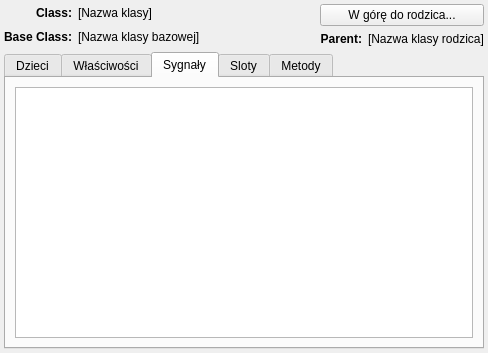
<?xml version="1.0" encoding="UTF-8"?>
<ui version="4.0">
 <class>qobjectbrowser</class>
 <widget class="QWidget" name="qobjectbrowser">
  <property name="geometry">
   <rect>
    <x>0</x>
    <y>0</y>
    <width>488</width>
    <height>353</height>
   </rect>
  </property>
  <property name="windowTitle">
   <string>Przeglądarka obiektów</string>
  </property>
  <layout class="QVBoxLayout">
   <property name="spacing">
    <number>2</number>
   </property>
   <property name="margin">
    <number>4</number>
   </property>
   <item>
    <layout class="QVBoxLayout">
     <property name="spacing">
      <number>6</number>
     </property>
     <property name="margin">
      <number>0</number>
     </property>
     <item>
      <layout class="QHBoxLayout">
       <property name="spacing">
        <number>6</number>
       </property>
       <property name="margin">
        <number>0</number>
       </property>
       <item>
        <layout class="QVBoxLayout">
         <property name="spacing">
          <number>6</number>
         </property>
         <property name="margin">
          <number>0</number>
         </property>
         <item>
          <widget class="QLabel" name="label_2">
           <property name="text">
            <string>&lt;b&gt;Class:&lt;/b&gt;</string>
           </property>
           <property name="alignment">
            <set>Qt::AlignRight|Qt::AlignTrailing|Qt::AlignVCenter</set>
           </property>
          </widget>
         </item>
         <item>
          <widget class="QLabel" name="label_3">
           <property name="text">
            <string>&lt;b&gt;Base Class:&lt;/b&gt;</string>
           </property>
           <property name="alignment">
            <set>Qt::AlignRight|Qt::AlignTrailing|Qt::AlignVCenter</set>
           </property>
          </widget>
         </item>
        </layout>
       </item>
       <item>
        <layout class="QVBoxLayout">
         <property name="spacing">
          <number>6</number>
         </property>
         <property name="margin">
          <number>0</number>
         </property>
         <item>
          <widget class="QLabel" name="class_name">
           <property name="text">
            <string>[Nazwa klasy]</string>
           </property>
          </widget>
         </item>
         <item>
          <widget class="QLabel" name="base_class_name">
           <property name="text">
            <string>[Nazwa klasy bazowej]</string>
           </property>
          </widget>
         </item>
        </layout>
       </item>
       <item>
        <spacer>
         <property name="orientation">
          <enum>Qt::Horizontal</enum>
         </property>
         <property name="sizeHint" stdset="0">
          <size>
           <width>40</width>
           <height>20</height>
          </size>
         </property>
        </spacer>
       </item>
       <item>
        <layout class="QVBoxLayout">
         <property name="spacing">
          <number>6</number>
         </property>
         <property name="margin">
          <number>0</number>
         </property>
         <item>
          <widget class="QPushButton" name="parent_button">
           <property name="text">
            <string>W górę do rodzica...</string>
           </property>
          </widget>
         </item>
         <item>
          <layout class="QHBoxLayout">
           <property name="spacing">
            <number>6</number>
           </property>
           <property name="margin">
            <number>0</number>
           </property>
           <item>
            <widget class="QLabel" name="label_4">
             <property name="text">
              <string>&lt;b&gt;Parent:&lt;/b&gt;</string>
             </property>
             <property name="alignment">
              <set>Qt::AlignRight|Qt::AlignTrailing|Qt::AlignVCenter</set>
             </property>
            </widget>
           </item>
           <item>
            <widget class="QLabel" name="parent_class_name">
             <property name="text">
              <string>[Nazwa klasy rodzica]</string>
             </property>
            </widget>
           </item>
          </layout>
         </item>
        </layout>
       </item>
      </layout>
     </item>
     <item>
      <widget class="QTabWidget" name="tabWidget">
       <property name="currentIndex">
        <number>2</number>
       </property>
       <widget class="QWidget" name="tab">
        <attribute name="title">
         <string>Dzieci</string>
        </attribute>
        <layout class="QGridLayout">
         <property name="margin">
          <number>9</number>
         </property>
         <property name="spacing">
          <number>6</number>
         </property>
         <item row="1" column="1">
          <spacer>
           <property name="orientation">
            <enum>Qt::Horizontal</enum>
           </property>
           <property name="sizeHint" stdset="0">
            <size>
             <width>40</width>
             <height>20</height>
            </size>
           </property>
          </spacer>
         </item>
         <item row="1" column="0">
          <widget class="QPushButton" name="update_children_button">
           <property name="text">
            <string>Aktualizuj dzieci</string>
           </property>
          </widget>
         </item>
         <item row="0" column="0" colspan="2">
          <widget class="QTableWidget" name="children_table"/>
         </item>
        </layout>
       </widget>
       <widget class="QWidget" name="properties_tab">
        <attribute name="title">
         <string>Właściwości</string>
        </attribute>
        <layout class="QGridLayout">
         <property name="margin">
          <number>9</number>
         </property>
         <property name="spacing">
          <number>6</number>
         </property>
         <item row="1" column="1">
          <spacer>
           <property name="orientation">
            <enum>Qt::Horizontal</enum>
           </property>
           <property name="sizeHint" stdset="0">
            <size>
             <width>40</width>
             <height>20</height>
            </size>
           </property>
          </spacer>
         </item>
         <item row="0" column="0" colspan="2">
          <widget class="QTableWidget" name="properties_table"/>
         </item>
         <item row="1" column="0">
          <widget class="QPushButton" name="update_properties_button">
           <property name="text">
            <string>Aktualizuj właściwości</string>
           </property>
          </widget>
         </item>
        </layout>
       </widget>
       <widget class="QWidget" name="signals_tab">
        <attribute name="title">
         <string>Sygnały</string>
        </attribute>
        <layout class="QVBoxLayout">
         <property name="spacing">
          <number>6</number>
         </property>
         <property name="margin">
          <number>9</number>
         </property>
         <item>
          <widget class="QTableWidget" name="signals_table"/>
         </item>
        </layout>
       </widget>
       <widget class="QWidget" name="slots_tab">
        <attribute name="title">
         <string>Sloty</string>
        </attribute>
        <layout class="QVBoxLayout">
         <property name="spacing">
          <number>6</number>
         </property>
         <property name="margin">
          <number>9</number>
         </property>
         <item>
          <widget class="QTableWidget" name="slots_table"/>
         </item>
        </layout>
       </widget>
       <widget class="QWidget" name="methods_tab">
        <attribute name="title">
         <string>Metody</string>
        </attribute>
        <layout class="QVBoxLayout">
         <property name="spacing">
          <number>6</number>
         </property>
         <property name="margin">
          <number>9</number>
         </property>
         <item>
          <widget class="QTableWidget" name="methods_table"/>
         </item>
        </layout>
       </widget>
      </widget>
     </item>
    </layout>
   </item>
  </layout>
 </widget>
 <resources/>
 <connections/>
</ui>
